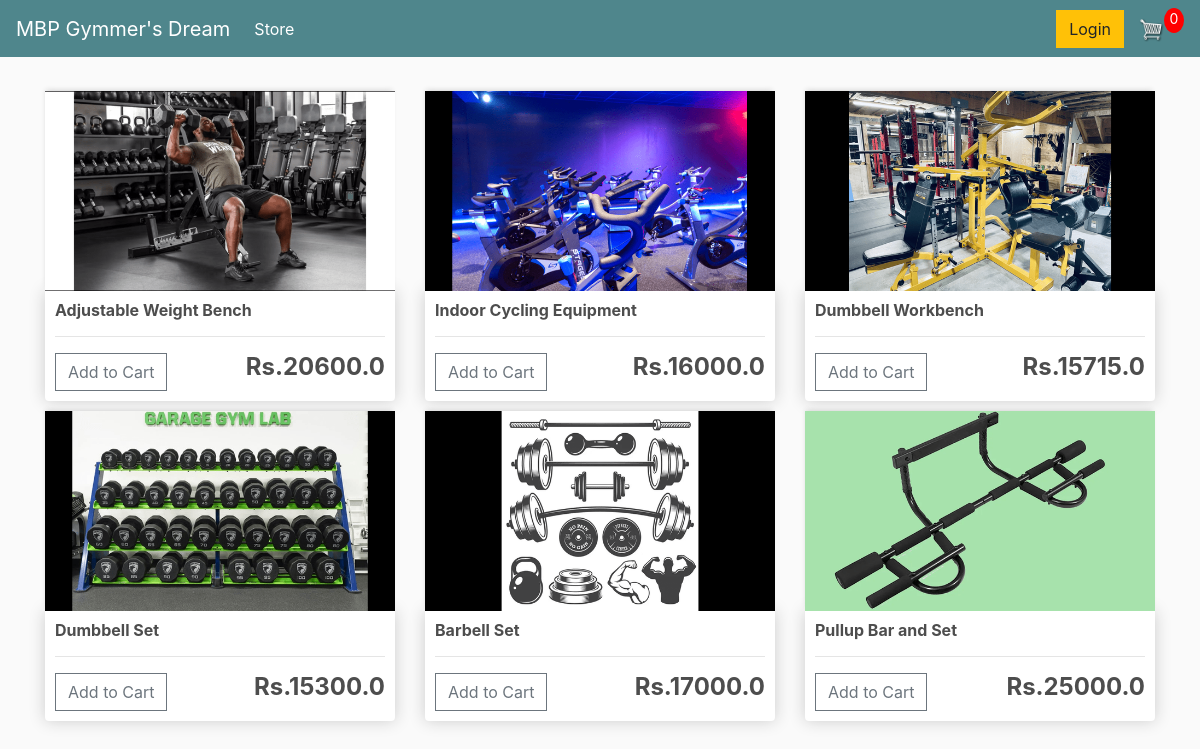
The page / on the database its author committed.
### store/models.py (models this page shows, shortened)
class Product(models.Model):
	name = models.CharField(max_length=200)
	price = models.FloatField()
	digital = models.BooleanField(default=False,null=True, blank=True)
	image = models.ImageField(null=True, blank=True)
	id = models.BigAutoField(primary_key=True)
	@property
	def imageURL(self):
		try:
			url = self.image.url
		except:
			url = ''
		return url

### store/views.py (the view)
# urls.py: path('', include('store.urls')),
def store(request):
	data = cartData(request)
	cartItems = data['cartItems']
	order = data['order']
	items = data['items']
	products = Product.objects.all()
	context = {'products':products, 'cartItems':cartItems}
	return render(request, 'store/store.html', context)

### store/utils.py (called while the page is built, shortened)
def cookieCart(request):
	try:
		cart = json.loads(request.COOKIES['cart'])
	except:
		cart = {}
		print('CART:', cart)
	items = []
	order = {'get_cart_total':0, 'get_cart_items':0, 'shipping':False}
	cartItems = order['get_cart_items']
	return {'cartItems':cartItems ,'order':order, 'items':items}

def cartData(request):
	if request.user.is_authenticated:
		customer = request.user.customer
		order, created = Order.objects.get_or_create(customer=customer, complete=False)
		items = order.orderitem_set.all()
		cartItems = order.get_cart_items
	else:
		cookieData = cookieCart(request)
		cartItems = cookieData['cartItems']
		order = cookieData['order']
		items = cookieData['items']
	return {'cartItems':cartItems ,'order':order, 'items':items}

### store/templates/store/store.html (shortened to what this page needs)
{% extends 'store/main.html' %}
{% load static %}
{% block content %}
	<div class="row">
		{% for product in products %}
		<div class="col-lg-4">
			<img class="thumbnail" src="{{product.imageURL}}">
			<div class="box-element product">
				<h6><strong>{{product.name}}</strong></h6>
				<hr>
				<button data-product="{{product.id}}" data-action="add" class="btn btn-outline-secondary add-btn update-cart">Add to Cart</button>
				<h4 style="display: inline-block; float: right"><strong>Rs.{{product.price}}</strong></h4>
			</div>
		</div>
		{% endfor %}
	</div>
{% endblock content %}

### store/templates/store/main.html (shortened to what this page needs)
<!DOCTYPE html>
{% load static %}
<html>
<head>
	<link rel="stylesheet" href="https://stackpath.bootstrapcdn.com/bootstrap/4.4.1/css/bootstrap.min.css">
	<link rel="stylesheet" type="text/css" href="{% static 'css/main.css' %}">
</head>
<body>
	<nav class="navbar navbar-expand-lg navbar-dark bg-dark">
	  <a class="navbar-brand" href="{% url 'store' %}">MBP Gymmer's Dream</a>
	  <div class="collapse navbar-collapse" id="navbarSupportedContent">
	    <ul class="navbar-nav mr-auto">
	      <li class="nav-item active">
	        <a class="nav-link" href="{% url 'store' %}">Store <span class="sr-only">(current)</span></a>
	      </li>
	    </ul>
	    <div class="form-inline my-2 my-lg-0">
	     	<a href="#"class="btn btn-warning">Login</a>
	     	<a href="{% url 'cart' %}">
	    		<img  id="cart-icon" src="{% static 'images/cart.png' %}">
	    	</a>
	    	<p id="cart-total">{{cartItems}}</p>
	    </div>
	  </div>
	</nav>
     <div class="container">
            <br>
            {% block content %}
            {% endblock content %}
         </div>
</body>
</html>

### static/css/main.css (style rules this page uses)
body { background-color: hsl(0, 0%, 98%); }
h1,h2,h3,h4,h5,h6 { color:hsl(0, 0%, 30%); }
.box-element { box-shadow:hsl(0, 0%, 80%) 0 0 16px; background-color: #fff; border-radius: 4px; padding: 10px; }
.thumbnail { width: 100%; height: 200px; -webkit-box-shadow: -1px -3px 5px -2px rgba(214,214,214,1); -moz-box-shadow: -1px -3px 5px -2px rgba(214,214,214,1); box-shadow: -1px -3px 5px -2px rgba(214,214,214,1); }
.product { border-radius: 0 0 4px 4px; }
.bg-dark { background-color: #4f868c!important; }
#cart-icon { width:25px; display: inline-block; margin-left: 15px; }
#cart-total { display: block; text-align: center; color:#fff; background-color: red; width: 20px; height: 25px; border-radius: 50%; font-size: 14px; }
.col-lg-4, .col-lg-6, .col-lg-8, .col-lg-12 { margin-top: 10px; }
.btn { border-radius: 0; }

### rows shown on the page
Product: imageURL (picture), name "Adjustable Weight Bench", price "20600.0"
Product: imageURL (picture), name "Indoor Cycling Equipment", price "16000.0"
Product: imageURL (picture), name "Dumbbell Workbench", price "15715.0"
Product: imageURL (picture), name "Dumbbell Set", price "15300.0"
Product: imageURL (picture), name "Barbell Set", price "17000.0"
Product: imageURL (picture), name "Pullup Bar and Set", price "25000.0"

### other values the page prints
{{ cartItems }} "0"
